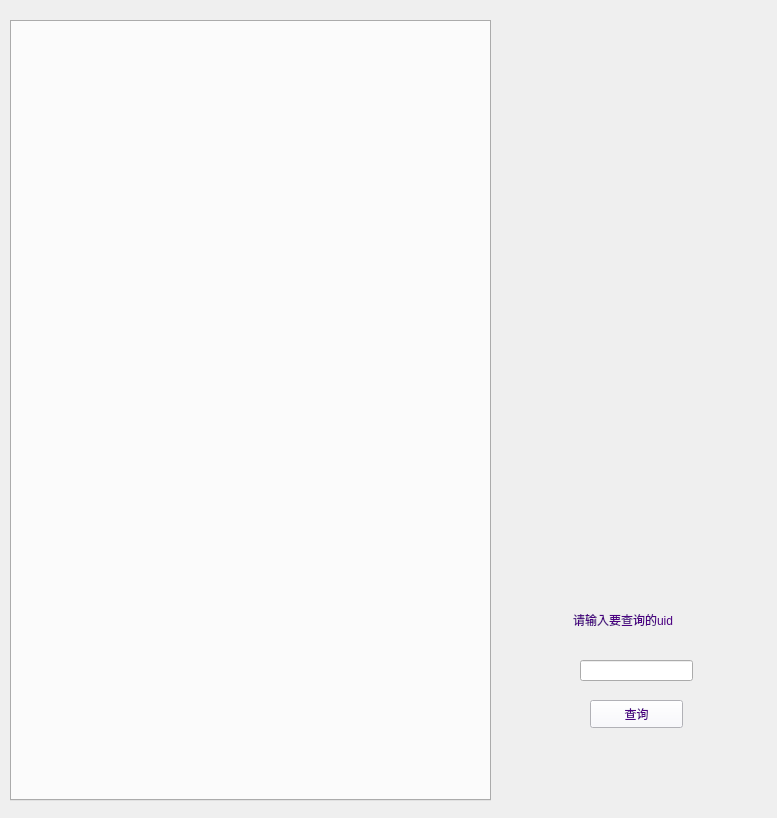
<?xml version="1.0" encoding="UTF-8"?>
<ui version="4.0">
 <class>MainWindow</class>
 <widget class="QMainWindow" name="MainWindow">
  <property name="geometry">
   <rect>
    <x>0</x>
    <y>0</y>
    <width>777</width>
    <height>818</height>
   </rect>
  </property>
  <property name="windowTitle">
   <string>MainWindow</string>
  </property>
  <property name="styleSheet">
   <string notr="true">QLabel{
	color:#4B0082;
	font-family:arial;
}
QPushButton{
	color:#4B0082;
	font-family:arial;
	background-color:#F8F8FF;
}
QPushButton:hover{
	color:#F8F8FF;
	font-family:arial;
	background-color:#4169E1;
}
</string>
  </property>
  <widget class="QWidget" name="centralwidget">
   <widget class="QLineEdit" name="lineEdit">
    <property name="geometry">
     <rect>
      <x>580</x>
      <y>660</y>
      <width>113</width>
      <height>21</height>
     </rect>
    </property>
    <property name="alignment">
     <set>Qt::AlignCenter</set>
    </property>
   </widget>
   <widget class="QLabel" name="label">
    <property name="geometry">
     <rect>
      <x>573</x>
      <y>610</y>
      <width>141</width>
      <height>20</height>
     </rect>
    </property>
    <property name="styleSheet">
     <string notr="true"/>
    </property>
    <property name="text">
     <string>请输入要查询的uid</string>
    </property>
   </widget>
   <widget class="QPushButton" name="pushButton">
    <property name="geometry">
     <rect>
      <x>590</x>
      <y>700</y>
      <width>93</width>
      <height>28</height>
     </rect>
    </property>
    <property name="text">
     <string>查询</string>
    </property>
   </widget>
   <widget class="QTabWidget" name="tabWidget">
    <property name="geometry">
     <rect>
      <x>10</x>
      <y>20</y>
      <width>481</width>
      <height>781</height>
     </rect>
    </property>
    <property name="currentIndex">
     <number>-1</number>
    </property>
   </widget>
  </widget>
 </widget>
 <resources/>
 <connections/>
</ui>
